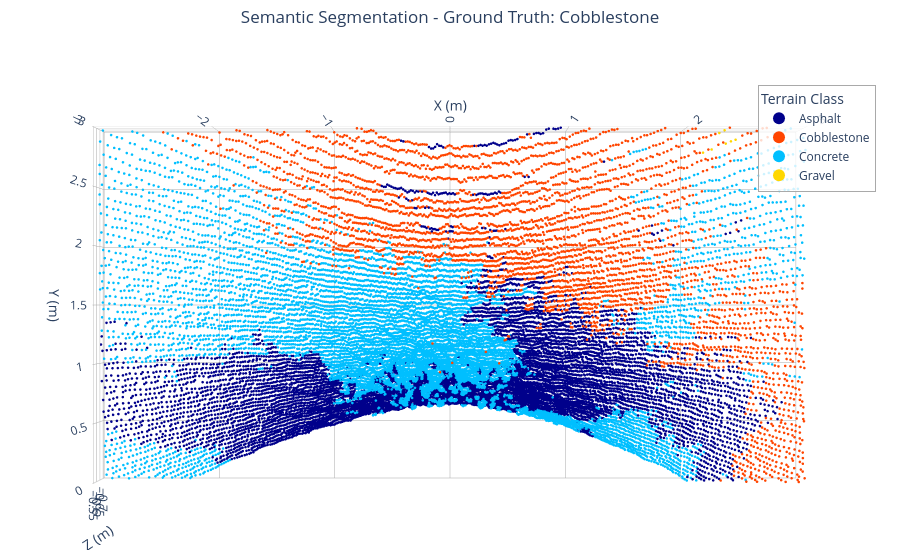
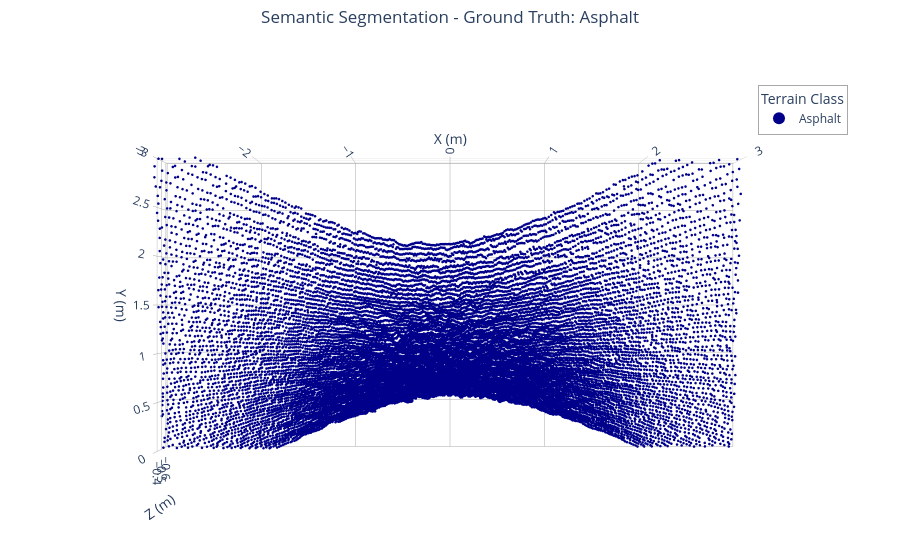
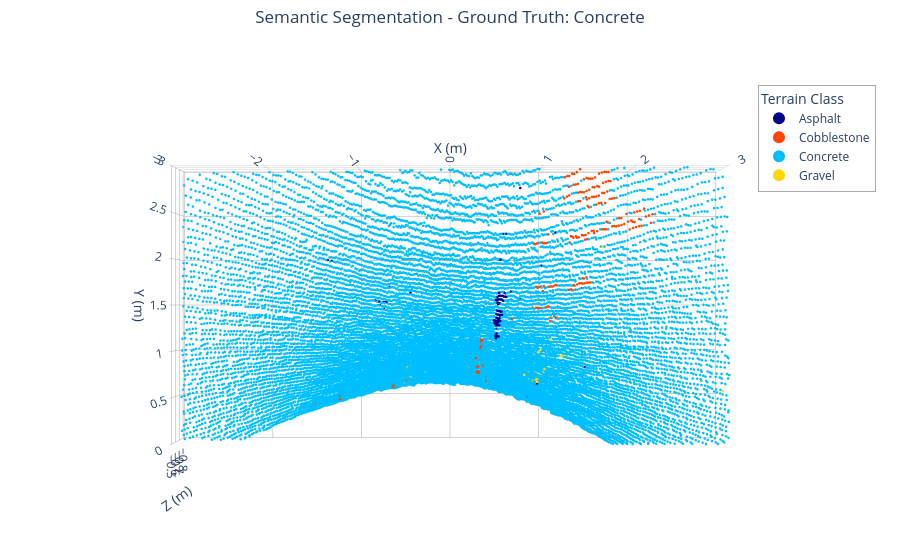
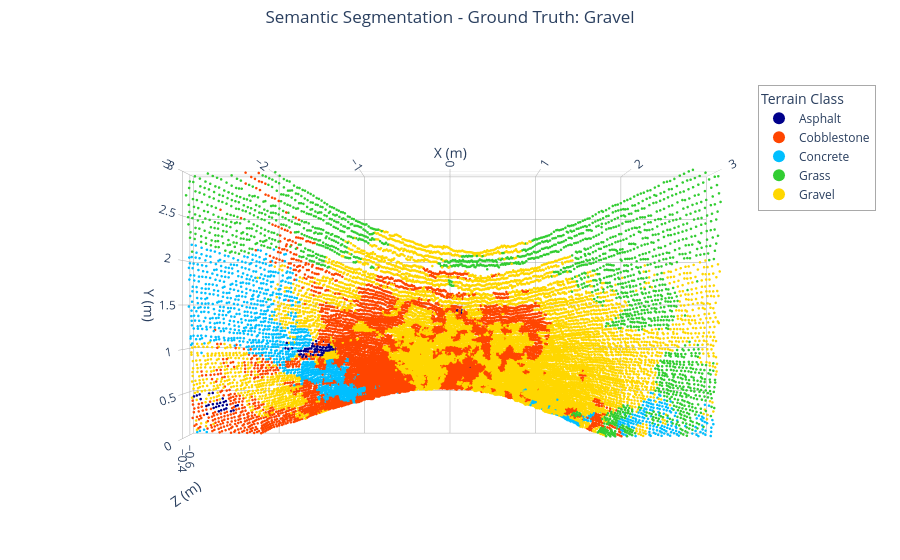

Here is the notebook cell these charts were saved with, in order:
### Markdown cell above
## Plotting the labeled point cloud

### Code cell
import polars as pl
import plotly.express as px

files = [
    r'C:\Users\USER\DESKTOP\PEF\Terrain-Traversability-Analysis\Vectorized_Features_K30_Generalization\adoquin\adoquin_test_3_0_features.csv',
    r'C:\Users\USER\DESKTOP\PEF\Terrain-Traversability-Analysis\Vectorized_Features_K30_Generalization\asfalto\asfalto_0_features.csv',
    r'C:\Users\USER\DESKTOP\PEF\Terrain-Traversability-Analysis\Vectorized_Features_K30_Generalization\concreto\cemento_ccu_47_features.csv',
    r'C:\Users\USER\DESKTOP\PEF\Terrain-Traversability-Analysis\Vectorized_Features_K30_Generalization\grava\grava_30_features.csv',
    r'C:\Users\USER\DESKTOP\PEF\Terrain-Traversability-Analysis\Vectorized_Features_K30_Generalization\pasto\pasto_57_features.csv'
]

original_files = [
    r'C:\Users\USER\DESKTOP\PEF\Terrain-Traversability-Analysis\Preprocessing_10_Generalization\adoquin\adoquin_test_3_0.csv',
    r'C:\Users\USER\DESKTOP\PEF\Terrain-Traversability-Analysis\Preprocessing_10_Generalization\asfalto\asfalto_0.csv',
    r'C:\Users\USER\DESKTOP\PEF\Terrain-Traversability-Analysis\Preprocessing_10_Generalization\concreto\cemento_ccu_47.csv',
    r'C:\Users\USER\DESKTOP\PEF\Terrain-Traversability-Analysis\Preprocessing_10_Generalization\grava\grava_30.csv',
    r'C:\Users\USER\DESKTOP\PEF\Terrain-Traversability-Analysis\Preprocessing_10_Generalization\pasto\pasto_57.csv'
]

color_dict = {
    'Cobblestone': '#FF4500', # OrangeRed
    'Asphalt': '#00008B',     # DarkBlue 
    'Concrete': '#00BFFF',    # DeepSkyBlue 
    'Gravel': '#FFD700',      # Gold 
    'Grass': '#32CD32'        # LimeGreen
}

class_names = ['Cobblestone', 'Asphalt', 'Concrete', 'Gravel', 'Grass']

for file, original_file, class_name in zip(files, original_files, class_names):
    print(f"\n=========================================")
    print(f" Plotting Class: {class_name.title()}")
    print(f"=========================================")
    
    df = pl.read_csv(file)
    predictions = model.predict(df)

    original_file_df = pl.read_csv(original_file)

    original_file_df = original_file_df.with_columns([
        pl.Series("terrain_label", [terrain_map[p] for p in predictions])
    ])

    plot_df = original_file_df.to_pandas()
    
    plot_df = plot_df.sort_values('terrain_label')

    fig = px.scatter_3d(
        plot_df, 
        x='X',   
        y='Y',
        z='Z',
        color='terrain_label', 
        color_discrete_map=color_dict,
        template='plotly_white',
        hover_data={'X': ':.2f', 'Y': ':.2f', 'Z': ':.2f'} 
    )
    
    fig.update_traces(marker=dict(size=1.5, opacity=1.0)) 
        
    fig.update_layout(
        title=dict(
            text=f"Semantic Segmentation - Ground Truth: {class_name.title()}",
            y=0.98, 
            x=0.5,
            xanchor='center',
            yanchor='top'
        ),
        scene=dict(
            aspectmode='data', # Mantiene la proporción real de los metros (1m en X = 1m en Y)
            xaxis_title='X (m)',
            yaxis_title='Y (m)',
            zaxis_title='Z (m)',
            
            # --- LIMITS X AND Y ---
            xaxis=dict(
                range=[-3, 3], # Fuerza la vista desde -3 a 3
                showbackground=False, showgrid=True, gridcolor='darkgrey', gridwidth=1, zerolinecolor='darkgrey'
            ), 
            yaxis=dict(
                range=[0, 3],  # Fuerza la vista desde 0 a 3
                showbackground=False, showgrid=True, gridcolor='darkgrey', gridwidth=1, zerolinecolor='darkgrey'
            ),
            zaxis=dict(
                showbackground=False, showgrid=True, gridcolor='darkgrey', gridwidth=1, zerolinecolor='darkgrey'
            ),
            bgcolor='white',
            
            # --- 2. BEV (Bird's-Eye View) ---
            camera=dict(
                up=dict(x=0, y=1, z=0),   
                center=dict(x=0, y=0, z=0), 
                # Aumenté Z de 2.5 a 3.5 para alejar la cámara y que quepan los 6 metros de X
                eye=dict(x=0, y=0, z=3.5) 
            )
        ), 
        margin=dict(l=10, r=10, b=10, t=60),
        legend=dict(
            title_text='Terrain Class',
            itemsizing='constant',
            bgcolor='rgba(255,255,255,0.8)', 
            bordercolor='darkgrey',
            borderwidth=1,
            yanchor="top",
            y=0.95,
            xanchor="left",
            x=0.85
        )
    )
    
    fig.show()
    
    # Calculate percentages and totals with schema fix
    summary_df = original_file_df.group_by("terrain_label").count().with_columns(
        (pl.col("count") / original_file_df.height * 100).round(2).alias("percentage_%")
    ).sort("count", descending=True)
    
    total_row = pl.DataFrame({
        "terrain_label": ["TOTAL"],
        "count": [original_file_df.height],
        "percentage_%": [100.00]
    }).cast(summary_df.schema) 
    
    print(pl.concat([summary_df, total_row]))

### Figure 1 — Plotly figure (JSON) as saved in the notebook; plotly's stock layout.template omitted (floating-point values rounded to 4 significant figures; data arrays with more than 128 entries replaced by an {"elided": "..."} marker saying what was removed)
{"data": [{"hovertemplate": "terrain_label=Asphalt<br>X=%{x:.2f}<br>Y=%{y:.2f}<br>Z=%{z:.2f}<extra></extra>", "legendgroup": "Asphalt", "marker": {"color": "#00008B", "opacity": 1, "size": 1.5, "symbol": "circle"}, "mode": "markers", "name": "Asphalt", "scene": "scene", "showlegend": true, "type": "scatter3d", "x": {"elided": "9270 float values"}, "y": {"elided": "9270 float values"}, "z": {"elided": "9270 float values"}}, {"hovertemplate": "terrain_label=Cobblestone<br>X=%{x:.2f}<br>Y=%{y:.2f}<br>Z=%{z:.2f}<extra></extra>", "legendgroup": "Cobblestone", "marker": {"color": "#FF4500", "opacity": 1, "size": 1.5, "symbol": "circle"}, "mode": "markers", "name": "Cobblestone", "scene": "scene", "showlegend": true, "type": "scatter3d", "x": {"elided": "3850 float values"}, "y": {"elided": "3850 float values"}, "z": {"elided": "3850 float values"}}, {"hovertemplate": "terrain_label=Concrete<br>X=%{x:.2f}<br>Y=%{y:.2f}<br>Z=%{z:.2f}<extra></extra>", "legendgroup": "Concrete", "marker": {"color": "#00BFFF", "opacity": 1, "size": 1.5, "symbol": "circle"}, "mode": "markers", "name": "Concrete", "scene": "scene", "showlegend": true, "type": "scatter3d", "x": {"elided": "9365 float values"}, "y": {"elided": "9365 float values"}, "z": {"elided": "9365 float values"}}, {"hovertemplate": "terrain_label=Gravel<br>X=%{x:.2f}<br>Y=%{y:.2f}<br>Z=%{z:.2f}<extra></extra>", "legendgroup": "Gravel", "marker": {"color": "#FFD700", "opacity": 1, "size": 1.5, "symbol": "circle"}, "mode": "markers", "name": "Gravel", "scene": "scene", "showlegend": true, "type": "scatter3d", "x": [2.271, 2.206, 2.316, 2.369, 2.134, 2.325, 2.407], "y": [2.951, 2.812, 2.974, 2.88, 2.786, 2.861, 2.894], "z": [-0.5646, -0.5646, -0.5654, -0.5635, -0.5664, -0.5633, -0.562]}], "layout": {"legend": {"bgcolor": "rgba(255,255,255,0.8)", "bordercolor": "darkgrey", "borderwidth": 1, "itemsizing": "constant", "title": {"text": "Terrain Class"}, "tracegroupgap": 0, "x": 0.85, "xanchor": "left", "y": 0.95, "yanchor": "top"}, "margin": {"b": 10, "l": 10, "r": 10, "t": 60}, "scene": {"aspectmode": "data", "bgcolor": "white", "camera": {"center": {"x": 0, "y": 0, "z": 0}, "eye": {"x": 0, "y": 0, "z": 3.5}, "up": {"x": 0, "y": 1, "z": 0}}, "domain": {"x": [0, 1], "y": [0, 1]}, "xaxis": {"gridcolor": "darkgrey", "gridwidth": 1, "range": [-3, 3], "showbackground": false, "showgrid": true, "title": {"text": "X (m)"}, "zerolinecolor": "darkgrey"}, "yaxis": {"gridcolor": "darkgrey", "gridwidth": 1, "range": [0, 3], "showbackground": false, "showgrid": true, "title": {"text": "Y (m)"}, "zerolinecolor": "darkgrey"}, "zaxis": {"gridcolor": "darkgrey", "gridwidth": 1, "showbackground": false, "showgrid": true, "title": {"text": "Z (m)"}, "zerolinecolor": "darkgrey"}}, "title": {"text": "Semantic Segmentation - Ground Truth: Cobblestone", "x": 0.5, "xanchor": "center", "y": 0.98, "yanchor": "top"}}}

### Figure 2 — Plotly figure (JSON) as saved in the notebook; plotly's stock layout.template omitted (floating-point values rounded to 4 significant figures; data arrays with more than 128 entries replaced by an {"elided": "..."} marker saying what was removed)
{"data": [{"hovertemplate": "terrain_label=Asphalt<br>X=%{x:.2f}<br>Y=%{y:.2f}<br>Z=%{z:.2f}<extra></extra>", "legendgroup": "Asphalt", "marker": {"color": "#00008B", "opacity": 1, "size": 1.5, "symbol": "circle"}, "mode": "markers", "name": "Asphalt", "scene": "scene", "showlegend": true, "type": "scatter3d", "x": {"elided": "24020 float values"}, "y": {"elided": "24020 float values"}, "z": {"elided": "24020 float values"}}], "layout": {"legend": {"bgcolor": "rgba(255,255,255,0.8)", "bordercolor": "darkgrey", "borderwidth": 1, "itemsizing": "constant", "title": {"text": "Terrain Class"}, "tracegroupgap": 0, "x": 0.85, "xanchor": "left", "y": 0.95, "yanchor": "top"}, "margin": {"b": 10, "l": 10, "r": 10, "t": 60}, "scene": {"aspectmode": "data", "bgcolor": "white", "camera": {"center": {"x": 0, "y": 0, "z": 0}, "eye": {"x": 0, "y": 0, "z": 3.5}, "up": {"x": 0, "y": 1, "z": 0}}, "domain": {"x": [0, 1], "y": [0, 1]}, "xaxis": {"gridcolor": "darkgrey", "gridwidth": 1, "range": [-3, 3], "showbackground": false, "showgrid": true, "title": {"text": "X (m)"}, "zerolinecolor": "darkgrey"}, "yaxis": {"gridcolor": "darkgrey", "gridwidth": 1, "range": [0, 3], "showbackground": false, "showgrid": true, "title": {"text": "Y (m)"}, "zerolinecolor": "darkgrey"}, "zaxis": {"gridcolor": "darkgrey", "gridwidth": 1, "showbackground": false, "showgrid": true, "title": {"text": "Z (m)"}, "zerolinecolor": "darkgrey"}}, "title": {"text": "Semantic Segmentation - Ground Truth: Asphalt", "x": 0.5, "xanchor": "center", "y": 0.98, "yanchor": "top"}}}

### Figure 3 — Plotly figure (JSON) as saved in the notebook; plotly's stock layout.template omitted (floating-point values rounded to 4 significant figures; data arrays with more than 128 entries replaced by an {"elided": "..."} marker saying what was removed)
{"data": [{"hovertemplate": "terrain_label=Asphalt<br>X=%{x:.2f}<br>Y=%{y:.2f}<br>Z=%{z:.2f}<extra></extra>", "legendgroup": "Asphalt", "marker": {"color": "#00008B", "opacity": 1, "size": 1.5, "symbol": "circle"}, "mode": "markers", "name": "Asphalt", "scene": "scene", "showlegend": true, "type": "scatter3d", "x": [0.5367, 0.5321, 0.5241, 0.5133, 0.504, 0.5139, 0.5192, 0.5301, 0.5356, 0.543, 0.5542, 0.4872, 0.499, 0.5432, 0.5069, 0.5248, 0.5514, 0.5625, 0.5706, 0.5872, 0.9767, 0.77, 0.6036, 0.5294, 0.9456, 0.5825, -0.7368, 0.5153, 0.5536, 0.5508, 0.5661, 0.7708, 0.5719, 0.8328, 0.5345, 0.5254, 0.4537, -0.7127, 0.5023, 0.5076, -1.356, 0.5168, 0.5103, 0.5574, 0.4984, -0.6673, 0.535, -0.7789, 0.5268, 0.5066, 0.5135, 0.5547, 0.5208, 1.003, 0.6147, -1.314, -0.4369, 0.4949, 0.6182, 0.5968, -0.8237, 0.5019, -0.7293, 0.5406, 0.5445, 0.5502, 0.5681, 0.5585, 0.5523, 0.5362, 0.5411, 0.5343, 0.5458, 0.508, 0.4954, 0.4919, 0.5476, 0.5392, 0.526, 0.6069, 0.5803, 0.5914, 0.6638, 0.5148, 0.4989, 0.5167, 0.5193, 0.5138, 0.5088, 1.153, 0.8417, 0.5028, -0.6998, 0.5096, 0.5217, 1.465, 0.5261, 0.5216, 0.4805, 0.5064, -0.7739, 0.9576, 0.4911, -0.7921], "y": [1.633, 1.31, 1.278, 1.239, 1.241, 1.278, 1.304, 1.324, 1.351, 1.384, 1.427, 1.301, 1.325, 1.331, 1.36, 1.437, 1.517, 1.562, 1.6, 2.279, 0.6335, 1.563, 1.592, 1.155, 0.6388, 1.6, 1.53, 1.397, 1.996, 1.363, 1.429, 2.785, 1.556, 0.5194, 1.433, 1.395, 0.7309, 1.532, 1.556, 1.588, 2.0, 1.358, 1.327, 1.393, 1.304, 1.701, 1.6, 1.539, 1.56, 1.135, 1.163, 1.277, 1.528, 1.93, 1.59, 1.99, 1.637, 1.282, 2.28, 1.633, 1.551, 1.158, 1.456, 1.519, 1.277, 1.561, 1.393, 1.6, 1.327, 1.395, 1.307, 1.277, 1.434, 1.189, 1.166, 1.145, 1.603, 1.563, 1.51, 1.627, 1.546, 1.592, 1.646, 1.44, 1.14, 1.137, 1.588, 1.556, 1.527, 2.293, 0.5036, 1.276, 1.531, 1.306, 1.33, 0.8263, 1.354, 1.159, 1.331, 1.402, 1.5, 0.6383, 1.332, 1.54], "z": [-0.6124, -0.6112, -0.6107, -0.6061, -0.6072, -0.611, -0.6079, -0.6042, -0.6008, -0.6, -0.6031, -0.6067, -0.605, -0.6073, -0.6056, -0.6088, -0.6134, -0.615, -0.6128, -0.6185, -0.5683, -0.6076, -0.6079, -0.5883, -0.5672, -0.6122, -0.6685, -0.607, -0.6144, -0.6064, -0.6037, -0.629, -0.6117, -0.5699, -0.6068, -0.6058, -0.6014, -0.6701, -0.6141, -0.6097, -0.7058, -0.6045, -0.6061, -0.6041, -0.6079, -0.6751, -0.6141, -0.6716, -0.6154, -0.5926, -0.5929, -0.6097, -0.6195, -0.6075, -0.6064, -0.7046, -0.6724, -0.6131, -0.6171, -0.6096, -0.6763, -0.5903, -0.6695, -0.6147, -0.6101, -0.6148, -0.6037, -0.6131, -0.6053, -0.6054, -0.609, -0.6104, -0.6068, -0.5942, -0.5946, -0.5985, -0.6148, -0.6161, -0.6106, -0.6067, -0.6073, -0.6082, -0.6129, -0.6104, -0.5951, -0.5934, -0.6093, -0.6138, -0.619, -0.6076, -0.5735, -0.6098, -0.6698, -0.609, -0.6071, -0.5494, -0.6025, -0.5909, -0.6085, -0.6098, -0.6718, -0.5687, -0.6087, -0.6716]}, {"hovertemplate": "terrain_label=Cobblestone<br>X=%{x:.2f}<br>Y=%{y:.2f}<br>Z=%{z:.2f}<extra></extra>", "legendgroup": "Cobblestone", "marker": {"color": "#FF4500", "opacity": 1, "size": 1.5, "symbol": "circle"}, "mode": "markers", "name": "Cobblestone", "scene": "scene", "showlegend": true, "type": "scatter3d", "x": {"elided": "193 float values"}, "y": {"elided": "193 float values"}, "z": {"elided": "193 float values"}}, {"hovertemplate": "terrain_label=Concrete<br>X=%{x:.2f}<br>Y=%{y:.2f}<br>Z=%{z:.2f}<extra></extra>", "legendgroup": "Concrete", "marker": {"color": "#00BFFF", "opacity": 1, "size": 1.5, "symbol": "circle"}, "mode": "markers", "name": "Concrete", "scene": "scene", "showlegend": true, "type": "scatter3d", "x": {"elided": "21321 float values"}, "y": {"elided": "21321 float values"}, "z": {"elided": "21321 float values"}}, {"hovertemplate": "terrain_label=Gravel<br>X=%{x:.2f}<br>Y=%{y:.2f}<br>Z=%{z:.2f}<extra></extra>", "legendgroup": "Gravel", "marker": {"color": "#FFD700", "opacity": 1, "size": 1.5, "symbol": "circle"}, "mode": "markers", "name": "Gravel", "scene": "scene", "showlegend": true, "type": "scatter3d", "x": [1.233, 1.097, -0.4621, 1.103, -0.4847, -0.4741, -0.4525, -0.4456, -0.4398, 0.963, 0.9177, 0.9327, 0.944, 0.995, 1.219, 0.9578, 0.9834, -0.4767, -0.4315, 0.9575, 0.9529, 0.9315, -0.4265, -0.4187, 0.8064, 0.9571, -0.4598, 1.661, -0.4714, 0.9494, 1.049, 0.8593, 1.195, 0.9589, 0.9401, -0.4248, -0.4195, -0.4133, -0.4889, -0.4382, -0.5036, 1.006, 1.04, -0.4412, -0.4324, 1.028, 1.018, 0.9784, 0.9494, 0.9415, -0.4523, -0.4633, 1.085, -0.4649, -0.4722, 0.9392, 0.9573, 1.073, 0.8918, 0.9671, 2.928, 1.207, -0.4683, -0.4408, 1.028, 0.9677], "y": [0.9412, 1.123, 0.65, 0.8116, 0.8155, 0.793, 0.7385, 0.7224, 0.7081, 0.654, 0.6762, 0.6958, 0.7127, 0.7715, 0.9425, 0.7431, 1.012, 0.816, 0.7244, 0.7037, 0.6922, 0.668, 0.7114, 0.6921, 0.7402, 0.9877, 0.7202, 2.137, 0.7519, 0.6626, 0.8007, 0.4995, 0.9478, 0.6871, 0.665, 0.726, 0.7124, 0.6956, 0.772, 0.7406, 0.6257, 0.7592, 0.8046, 0.7281, 0.7084, 0.805, 0.7884, 0.7394, 0.7071, 0.693, 0.7206, 0.7434, 1.124, 0.7544, 0.771, 0.6433, 0.6591, 0.7977, 0.6746, 0.9853, 0.576, 0.9449, 0.8157, 0.7535, 0.7863, 0.7018], "z": [-0.5725, -0.5696, -0.6415, -0.5674, -0.6469, -0.6414, -0.6354, -0.6344, -0.6355, -0.5673, -0.5771, -0.5778, -0.576, -0.5778, -0.5726, -0.5699, -0.5717, -0.6465, -0.6345, -0.5712, -0.5779, -0.5729, -0.6368, -0.6331, -0.564, -0.5727, -0.6342, -0.5731, -0.6363, -0.5716, -0.5698, -0.5744, -0.5749, -0.575, -0.572, -0.6352, -0.6368, -0.6356, -0.6403, -0.6355, -0.6411, -0.5703, -0.5717, -0.639, -0.6348, -0.5708, -0.5753, -0.5696, -0.5727, -0.5768, -0.6337, -0.6409, -0.5706, -0.6377, -0.6376, -0.5696, -0.5702, -0.57, -0.572, -0.5714, -0.4793, -0.5736, -0.6455, -0.6343, -0.5748, -0.5712]}], "layout": {"legend": {"bgcolor": "rgba(255,255,255,0.8)", "bordercolor": "darkgrey", "borderwidth": 1, "itemsizing": "constant", "title": {"text": "Terrain Class"}, "tracegroupgap": 0, "x": 0.85, "xanchor": "left", "y": 0.95, "yanchor": "top"}, "margin": {"b": 10, "l": 10, "r": 10, "t": 60}, "scene": {"aspectmode": "data", "bgcolor": "white", "camera": {"center": {"x": 0, "y": 0, "z": 0}, "eye": {"x": 0, "y": 0, "z": 3.5}, "up": {"x": 0, "y": 1, "z": 0}}, "domain": {"x": [0, 1], "y": [0, 1]}, "xaxis": {"gridcolor": "darkgrey", "gridwidth": 1, "range": [-3, 3], "showbackground": false, "showgrid": true, "title": {"text": "X (m)"}, "zerolinecolor": "darkgrey"}, "yaxis": {"gridcolor": "darkgrey", "gridwidth": 1, "range": [0, 3], "showbackground": false, "showgrid": true, "title": {"text": "Y (m)"}, "zerolinecolor": "darkgrey"}, "zaxis": {"gridcolor": "darkgrey", "gridwidth": 1, "showbackground": false, "showgrid": true, "title": {"text": "Z (m)"}, "zerolinecolor": "darkgrey"}}, "title": {"text": "Semantic Segmentation - Ground Truth: Concrete", "x": 0.5, "xanchor": "center", "y": 0.98, "yanchor": "top"}}}

### Figure 4 — Plotly figure (JSON) as saved in the notebook; plotly's stock layout.template omitted (floating-point values rounded to 4 significant figures; data arrays with more than 128 entries replaced by an {"elided": "..."} marker saying what was removed)
{"data": [{"hovertemplate": "terrain_label=Asphalt<br>X=%{x:.2f}<br>Y=%{y:.2f}<br>Z=%{z:.2f}<extra></extra>", "legendgroup": "Asphalt", "marker": {"color": "#00008B", "opacity": 1, "size": 1.5, "symbol": "circle"}, "mode": "markers", "name": "Asphalt", "scene": "scene", "showlegend": true, "type": "scatter3d", "x": [-2.643, -1.705, -1.576, -1.537, -1.465, -1.649, -1.676, -1.718, -1.445, -1.482, -1.523, -2.756, -1.57, 0.1379, 0.0818, -1.53, -1.675, -1.456, -1.42, -2.81, 0.1287, -1.523, -2.722, -2.625, -1.659, -1.627, -2.827, -1.606, -1.55, -2.639, -1.484, -1.438, 0.2157, 0.2166, -1.345, -0.8868, -1.374, -1.407, -1.375, -0.95, -1.885, -2.606, -1.598, 0.2306, -2.492, -1.651, -1.586, -1.541, -1.508, -2.629, -2.834, -2.751, -2.661, -2.914, -2.707, -2.799, -2.466, -1.376, 0.1296, -2.545, -2.759, -2.689, -2.601, -1.349, -1.366, -1.515, -1.708, -1.744, -1.464, -1.391, -1.867, -2.946, 0.0912, -1.554, -1.64, -1.512, -1.565, -1.468, -0.8968, -1.446, -1.402, -1.453, -2.978, -2.899, -1.453, -1.384, -2.515, -2.688, -1.724, -1.691, -1.363, -1.481, -2.595, -2.671, -1.522, -1.548, 0.2222, 0.2224, -1.31, -1.81, -1.385, -1.852, 0.1383, 0.119, -1.311, -1.623, -1.334, -1.416], "y": [0.3326, 0.9762, 1.029, 0.9967, 0.9281, 0.9088, 0.9311, 0.9704, 0.9536, 0.9856, 1.02, 0.4786, 1.059, 1.411, 1.441, 1.087, 0.9715, 1.012, 0.9801, 0.3374, 1.414, 1.054, 0.3135, 0.2859, 0.9958, 0.9687, 0.2334, 1.002, 0.9592, 0.4138, 1.019, 0.9801, 0.7997, 0.7932, 1.021, 0.713, 0.9851, 1.016, 1.05, 0.7917, 1.004, 0.3825, 0.9364, 0.8062, 0.3245, 0.9705, 1.003, 0.9664, 0.9309, 0.3716, 0.3251, 0.3021, 0.2756, 0.4589, 0.3535, 0.4709, 0.3346, 1.018, 1.443, 0.2649, 0.3459, 0.3241, 0.2972, 0.9917, 0.9918, 1.028, 0.9364, 0.9723, 0.986, 1.017, 1.067, 0.4478, 1.44, 1.028, 0.9975, 0.9932, 0.929, 0.957, 0.6924, 1.018, 0.9799, 0.9327, 0.4366, 0.4058, 1.085, 1.044, 0.2751, 0.264, 0.9324, 0.9065, 1.022, 0.926, 0.3402, 0.3633, 0.9668, 0.9912, 0.7994, 0.7904, 1.0, 1.004, 0.9806, 0.9998, 1.433, 1.411, 0.9695, 0.9996, 0.993, 1.01], "z": [-0.6631, -0.5525, -0.5376, -0.5391, -0.5347, -0.5509, -0.5438, -0.5494, -0.5322, -0.5315, -0.5317, -0.6529, -0.5331, -0.4336, -0.4292, -0.5309, -0.5488, -0.5265, -0.5271, -0.6658, -0.4346, -0.53, -0.6666, -0.6573, -0.5406, -0.546, -0.6666, -0.5436, -0.5382, -0.6516, -0.5308, -0.5275, -0.4799, -0.4872, -0.5305, -0.5401, -0.5294, -0.5283, -0.5277, -0.5409, -0.5497, -0.6559, -0.5442, -0.4847, -0.654, -0.5477, -0.5434, -0.5424, -0.5378, -0.6534, -0.6626, -0.6652, -0.6583, -0.6652, -0.6565, -0.6547, -0.6551, -0.5293, -0.4295, -0.6561, -0.6614, -0.6667, -0.6594, -0.5328, -0.5332, -0.5364, -0.548, -0.5513, -0.5313, -0.5285, -0.5375, -0.6632, -0.4289, -0.5367, -0.5412, -0.5364, -0.5386, -0.5348, -0.5397, -0.5299, -0.5267, -0.5371, -0.6613, -0.6591, -0.5304, -0.5245, -0.6561, -0.6566, -0.5461, -0.5513, -0.5312, -0.5339, -0.6582, -0.6559, -0.5421, -0.5359, -0.4799, -0.4854, -0.5373, -0.5482, -0.5269, -0.5464, -0.4258, -0.4337, -0.5383, -0.5422, -0.5335, -0.5247]}, {"hovertemplate": "terrain_label=Cobblestone<br>X=%{x:.2f}<br>Y=%{y:.2f}<br>Z=%{z:.2f}<extra></extra>", "legendgroup": "Cobblestone", "marker": {"color": "#FF4500", "opacity": 1, "size": 1.5, "symbol": "circle"}, "mode": "markers", "name": "Cobblestone", "scene": "scene", "showlegend": true, "type": "scatter3d", "x": {"elided": "8349 float values"}, "y": {"elided": "8349 float values"}, "z": {"elided": "8349 float values"}}, {"hovertemplate": "terrain_label=Concrete<br>X=%{x:.2f}<br>Y=%{y:.2f}<br>Z=%{z:.2f}<extra></extra>", "legendgroup": "Concrete", "marker": {"color": "#00BFFF", "opacity": 1, "size": 1.5, "symbol": "circle"}, "mode": "markers", "name": "Concrete", "scene": "scene", "showlegend": true, "type": "scatter3d", "x": {"elided": "1511 float values"}, "y": {"elided": "1511 float values"}, "z": {"elided": "1511 float values"}}, {"hovertemplate": "terrain_label=Grass<br>X=%{x:.2f}<br>Y=%{y:.2f}<br>Z=%{z:.2f}<extra></extra>", "legendgroup": "Grass", "marker": {"color": "#32CD32", "opacity": 1, "size": 1.5, "symbol": "circle"}, "mode": "markers", "name": "Grass", "scene": "scene", "showlegend": true, "type": "scatter3d", "x": {"elided": "2002 float values"}, "y": {"elided": "2002 float values"}, "z": {"elided": "2002 float values"}}, {"hovertemplate": "terrain_label=Gravel<br>X=%{x:.2f}<br>Y=%{y:.2f}<br>Z=%{z:.2f}<extra></extra>", "legendgroup": "Gravel", "marker": {"color": "#FFD700", "opacity": 1, "size": 1.5, "symbol": "circle"}, "mode": "markers", "name": "Gravel", "scene": "scene", "showlegend": true, "type": "scatter3d", "x": {"elided": "12129 float values"}, "y": {"elided": "12129 float values"}, "z": {"elided": "12129 float values"}}], "layout": {"legend": {"bgcolor": "rgba(255,255,255,0.8)", "bordercolor": "darkgrey", "borderwidth": 1, "itemsizing": "constant", "title": {"text": "Terrain Class"}, "tracegroupgap": 0, "x": 0.85, "xanchor": "left", "y": 0.95, "yanchor": "top"}, "margin": {"b": 10, "l": 10, "r": 10, "t": 60}, "scene": {"aspectmode": "data", "bgcolor": "white", "camera": {"center": {"x": 0, "y": 0, "z": 0}, "eye": {"x": 0, "y": 0, "z": 3.5}, "up": {"x": 0, "y": 1, "z": 0}}, "domain": {"x": [0, 1], "y": [0, 1]}, "xaxis": {"gridcolor": "darkgrey", "gridwidth": 1, "range": [-3, 3], "showbackground": false, "showgrid": true, "title": {"text": "X (m)"}, "zerolinecolor": "darkgrey"}, "yaxis": {"gridcolor": "darkgrey", "gridwidth": 1, "range": [0, 3], "showbackground": false, "showgrid": true, "title": {"text": "Y (m)"}, "zerolinecolor": "darkgrey"}, "zaxis": {"gridcolor": "darkgrey", "gridwidth": 1, "showbackground": false, "showgrid": true, "title": {"text": "Z (m)"}, "zerolinecolor": "darkgrey"}}, "title": {"text": "Semantic Segmentation - Ground Truth: Gravel", "x": 0.5, "xanchor": "center", "y": 0.98, "yanchor": "top"}}}
